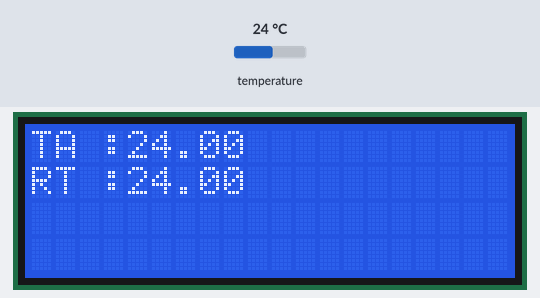
Bench run of a sketch on a simulated ESP8266 (NodeMCU). Parts: 20×4 character LCD. Wiring (inferred from the names in the program): HTU21/Si7021 sensor at I2C address 0x40. The test bench sets the inputs (shaded band); at power-on: temperature 24 °C. WiFi joins after 1.5 s; servers stay silent unless stated; what the sketch prints to the serial monitor is not drawn.

Above: at 2.36 s.
At 63.5 s:
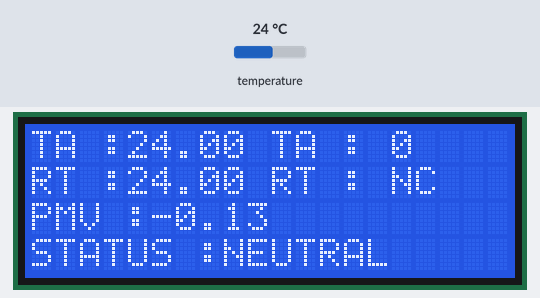

Measured:
- what the display in image 1 shows lasts 60.6 s, from 63.5 s to 124.1 s

The sketch:

fuzzyEngine.ino
```cpp
#include <Fuzzy.h>
#include <FuzzyComposition.h>
#include <FuzzyInput.h>
#include <FuzzyIO.h>
#include <FuzzyOutput.h>
#include <FuzzyRule.h>
#include <FuzzyRuleAntecedent.h>
#include <FuzzyRuleConsequent.h>
#include <FuzzySet.h>
Fuzzy* fuzzy = new Fuzzy();

FuzzySet* airtempCold = new FuzzySet(15, 15, 15, 27.5);
FuzzySet* airtempAverage = new FuzzySet(15, 27.5, 27.5, 40);
FuzzySet* airtempHot = new FuzzySet(27.5, 40, 40, 40);

FuzzySet* radtempCold = new FuzzySet(15, 15, 15, 27.5);
FuzzySet* radtempAverage = new FuzzySet(15, 27.5, 27.5, 40);
FuzzySet* radtempHot = new FuzzySet(27.5, 40, 40, 40);

FuzzySet* cold = new FuzzySet(-3 , -3 , -3 , -2);
FuzzySet* cool = new FuzzySet(-3 , -2 , -2 , -1);
FuzzySet* slightlyCool = new FuzzySet(-2 , -1 , -1 , 0);
FuzzySet* neutral = new FuzzySet(-1 , 0 , 0 , 1);
FuzzySet* slightlyWarm = new FuzzySet(0 , 1 , 1 , 2);
FuzzySet* warm = new FuzzySet(1 , 2 , 2 , 3);
FuzzySet* hot = new FuzzySet(2 , 3 , 3 , 3);

#include <LiquidCrystal_I2C.h>

LiquidCrystal_I2C lcd(0x27, 2, 1, 0, 4, 5, 6, 7, 3, POSITIVE);

#include <SFE_BMP180.h>

SFE_BMP180 pressure;

#include <Wire.h>

const int ADDR =0x40;
int X0,X1;
double X_out;

#include <ESP8266WiFi.h>
#include <WiFiClient.h>
#include "ThingSpeak.h"

const char* ssid = "Nasi Lemak Anak Dara";  // ??
const char* password = "Daus_Gabbar94"; // ??

//const char* ssid = "redmi";  // ??
//const char* password = "071293azizi"; // ??

WiFiClient client;

unsigned long myChannelNumber = 208758;
const char * myWriteAPIKey = "ZU97ZGGT9ICVP4NZ";

void setup()
{
  Serial.begin(9600);

  lcd.begin(20, 4);
  lcd.clear();

  pressure.begin();

  Wire.begin();
  Wire.beginTransmission(ADDR);
  Wire.endTransmission();

  WiFi.begin(ssid, password);

  while (WiFi.status() != WL_CONNECTED)
  {
   delay(500);
  }
  ThingSpeak.begin(client);

  //fuzzy input
  FuzzyInput* airTemperature = new FuzzyInput(1);
  airTemperature->addFuzzySet(airtempCold);
  airTemperature->addFuzzySet(airtempAverage);
  airTemperature->addFuzzySet(airtempHot);
  fuzzy->addFuzzyInput(airTemperature);

  FuzzyInput* radTemperature = new FuzzyInput(2);
  radTemperature->addFuzzySet(radtempCold);
  radTemperature->addFuzzySet(radtempAverage);
  radTemperature->addFuzzySet(radtempHot);
  fuzzy->addFuzzyInput(radTemperature);

  // fuzzy output
  FuzzyOutput* pmvValue = new FuzzyOutput(1);
  FuzzySet* pmvCold = new FuzzySet(-3, -3, -3, -2);
  pmvValue->addFuzzySet(cold);
  FuzzySet* pmvCool = new FuzzySet(-3, -2, -2, -1);
  pmvValue->addFuzzySet(cool);
  FuzzySet* pmvSlightlyCool = new FuzzySet(-2, -1, -1, 0);
  pmvValue->addFuzzySet(slightlyCool);
  FuzzySet* pmvNeutral = new FuzzySet(-1, 0, 0, 1);
  pmvValue->addFuzzySet(neutral);
  FuzzySet* pmvSlightlyWarm = new FuzzySet(0, 1, 1, 2);
  pmvValue->addFuzzySet(slightlyWarm);
  FuzzySet* pmvWarm = new FuzzySet(1, 2, 2, 3);
  pmvValue->addFuzzySet(warm);
  FuzzySet* pmvHot = new FuzzySet(2, 3, 3, 3);
  pmvValue->addFuzzySet(hot);
  fuzzy->addFuzzyOutput(pmvValue);

  //fuzzy rules(1)
  FuzzyRuleAntecedent* AtCold1AndRtCold1 = new FuzzyRuleAntecedent();
  AtCold1AndRtCold1->joinWithAND(airtempCold, radtempCold);
  FuzzyRuleConsequent* pmvCool1 = new FuzzyRuleConsequent();
  pmvCool1->addOutput(cool);

  FuzzyRule* rule1 = new FuzzyRule(1, AtCold1AndRtCold1, pmvCool1);
  fuzzy->addFuzzyRule(rule1);

  //fuzzy rules(2)
  FuzzyRuleAntecedent* AtCold2AndRtAverage1 = new FuzzyRuleAntecedent();
  AtCold2AndRtAverage1->joinWithAND(airtempCold, radtempAverage);
  FuzzyRuleConsequent* pmvSlightlyCool1 = new FuzzyRuleConsequent();
  pmvSlightlyCool1->addOutput(slightlyCool);

  FuzzyRule* rule2 = new FuzzyRule(2, AtCold2AndRtAverage1, pmvSlightlyCool1);
  fuzzy->addFuzzyRule(rule2);

  //fuzzy rules(3)
  FuzzyRuleAntecedent* AtCold3AndRtHot1 = new FuzzyRuleAntecedent();
  AtCold3AndRtHot1->joinWithAND(airtempCold, radtempHot);
  FuzzyRuleConsequent* pmvNeutral1 = new FuzzyRuleConsequent();
  pmvNeutral1->addOutput(neutral);

  FuzzyRule* rule3 = new FuzzyRule(3, AtCold3AndRtHot1, pmvNeutral1);
  fuzzy->addFuzzyRule(rule3);

  //fuzzy rules(4)
  FuzzyRuleAntecedent* AtAverage1AndRtCold2 = new FuzzyRuleAntecedent();
  AtAverage1AndRtCold2->joinWithAND(airtempAverage, radtempCold);
  FuzzyRuleConsequent* pmvNeutral2 = new FuzzyRuleConsequent();
  pmvNeutral2->addOutput(neutral);

  FuzzyRule* rule4 = new FuzzyRule(4, AtAverage1AndRtCold2, pmvNeutral2);
  fuzzy->addFuzzyRule(rule4);

  //fuzzy rules(5)
  FuzzyRuleAntecedent* AtAverage2AndRtAverage2 = new FuzzyRuleAntecedent();
  AtAverage2AndRtAverage2->joinWithAND(airtempAverage, radtempAverage);
  FuzzyRuleConsequent* pmvSlightlyWarm1 = new FuzzyRuleConsequent();
  pmvSlightlyWarm1->addOutput(slightlyWarm);

  FuzzyRule* rule5 = new FuzzyRule(5, AtAverage2AndRtAverage2, pmvSlightlyWarm1);
  fuzzy->addFuzzyRule(rule5);

  //fuzzy rules(6)
  FuzzyRuleAntecedent* AtAverage3AndRtHot2 = new FuzzyRuleAntecedent();
  AtAverage3AndRtHot2->joinWithAND(airtempAverage, radtempHot);
  FuzzyRuleConsequent* pmvWarm1 = new FuzzyRuleConsequent();
  pmvWarm1->addOutput(warm);

  FuzzyRule* rule6 = new FuzzyRule(6, AtAverage3AndRtHot2, pmvWarm1);
  fuzzy->addFuzzyRule(rule6);

  //fuzzy rules(7)
  FuzzyRuleAntecedent* AtHot1AndRtCold3 = new FuzzyRuleAntecedent();
  AtHot1AndRtCold3->joinWithAND(airtempHot, radtempCold);
  FuzzyRuleConsequent* pmvSlightlyWarm2 = new FuzzyRuleConsequent();
  pmvSlightlyWarm2->addOutput(slightlyWarm);

  FuzzyRule* rule7 = new FuzzyRule(7, AtHot1AndRtCold3, pmvSlightlyWarm2);
  fuzzy->addFuzzyRule(rule7);

  //fuzzy rules(8)
  FuzzyRuleAntecedent* AtHot2AndRtAverage3 = new FuzzyRuleAntecedent();
  AtHot2AndRtAverage3->joinWithAND(airtempHot, radtempAverage);
  FuzzyRuleConsequent* pmvWarm2 = new FuzzyRuleConsequent();
  pmvWarm2->addOutput(warm);

  FuzzyRule* rule8 = new FuzzyRule(8, AtHot2AndRtAverage3, pmvWarm2);
  fuzzy->addFuzzyRule(rule8);

  //fuzzy rules(9)
  FuzzyRuleAntecedent* AtHot3AndRtHot3 = new FuzzyRuleAntecedent();
  AtHot3AndRtHot3->joinWithAND(airtempHot, radtempHot);
  FuzzyRuleConsequent* pmvHot1 = new FuzzyRuleConsequent();
  pmvHot1->addOutput(hot);

  FuzzyRule* rule9 = new FuzzyRule(9, AtHot3AndRtHot3, pmvHot1);
  fuzzy->addFuzzyRule(rule9);
}

void loop()
{
  char status;
  double T,radTemp;

  Wire.beginTransmission(ADDR);

  // Send temperature measurement command
  // SI7021
  // SCL D1 ,  SDA D2
  Wire.write(0xE3);
  Wire.endTransmission();

  delay(500);

  // Request 2 bytes of data
  Wire.requestFrom(ADDR,2);

  if(Wire.available() <= 2)
  {
   X0 = Wire.read();
   X1 = Wire.read();
   X0 = X0<<8;
   X_out = X0+X1;
  }

  // Convert the data

  float celsTemp = ((175.72 * X_out) / 65536.0) - 46.85;

  status = pressure.startTemperature();
  if (status != 0)
  {
    // SDA D2
    // SCl D1

    // green wire 3.3V
    // blue wire GND
    // silver wire D2
    // purple wire D1

    // Wait for the measurement to complete:

    delay(status);

    // Retrieve the completed temperature measurement:
    // Note that the measurement is stored in the variable T.
    // Use '&T' to provide the address of T to the function.
    // Function returns 1 if successful, 0 if failure.

    status = pressure.getTemperature(T);
    if (status != 0)
    {
      radTemp = T;
     // Start a pressure measurement:
     // The parameter is the oversampling setting, from 0 to 3 (highest res, longest wait).
     // If request is successful, the number of ms to wait is returned.
     // If request is unsuccessful, 0 is returned.
    }
  }

  float TA = celsTemp;
  float RT = radTemp;
  float RH = 60;
  float AV = 0.1;
  float MR = 1;
  float CI = 1;

  fuzzy->setInput(1, TA);
  fuzzy->setInput(2, RT);

  Serial.println("      ");
  Serial.print("Air Temperature: ");
  Serial.println(TA);
  Serial.print("Radiant Temperature: ");
  Serial.println(RT);
  Serial.print("Relative Humidity: ");
  Serial.println(RH);
  Serial.print("Air Velocity: ");
  Serial.println(AV);
  Serial.print("Metabolic Rate: ");
  Serial.println(MR);
  Serial.print("Clothing Insulation: ");
  Serial.println(CI);

  fuzzy->fuzzify();

  lcd.clear();
  lcd.setCursor(0,0);
  lcd.print("TA :");
  lcd.print(TA);

  lcd.setCursor(0,1);
  lcd.print("RT :");
  lcd.print(RT);

  float PMV = fuzzy->defuzzify(1);

  Serial.print("Pmv Value: ");
  Serial.println(PMV);

  ThingSpeak.setField(1,TA);
  ThingSpeak.setField(2,RT);
  ThingSpeak.setField(3,PMV);
  ThingSpeak.writeFields(myChannelNumber, myWriteAPIKey);

  lcd.setCursor(0,2);
  lcd.print("PMV :");
  lcd.print(PMV);

  if (PMV <= -2.5) {
    Serial.println("Pmv Condition : COLD");
    Serial.println("TA : +3");
    Serial.println("RT : Open");
    lcd.setCursor(0,3);
    lcd.print("STAT: COLD");
    lcd.setCursor(10,0);
    lcd.print("TA: +3");
    lcd.setCursor(10,1);
    lcd.print("RT: Open");
  }
  else if (PMV <= -1.5) {
    Serial.println("Pmv Condition: COOL");
    Serial.println("TA : +2");
    Serial.println("RT : Open");
    lcd.setCursor(0,3);
    lcd.print("STAT: COOL");
    lcd.setCursor(10,0);
    lcd.print("TA: +2");
    lcd.setCursor(10,1);
    lcd.print("RT: Open");
  }
  else if (PMV <= -0.5) {
    Serial.println("Pmv Condition: SLIGHTLY COOL");
    Serial.println("TA : +1");
    Serial.println("RT : Open");
    lcd.setCursor(0,3);
    lcd.print("STAT: SLIGHTLY COOL");
    lcd.setCursor(10,0);
    lcd.print("TA: +1");
    lcd.setCursor(10,1);
    lcd.print("RT: Open");
  }
  else if (PMV > -0.5 && PMV < 0.5) {
    Serial.println("Pmv Condition: NEUTRAL");
    Serial.println("TA : 0");
    Serial.println("RT : Maintain");
    lcd.setCursor(0,3);
    lcd.print("STATUS :NEUTRAL");
    lcd.setCursor(10,0);
    lcd.print("TA : 0");
    lcd.setCursor(10,1);
    lcd.print("RT : NC");
  }
  else if (PMV >= 0.5 && PMV < 1.5) {
    Serial.println("Pmv Condition: SLIGHTLY WARM");
    Serial.println("TA : -1");
    Serial.println("RT : Close");
    lcd.setCursor(0,3);
    lcd.print("STAT: SLIGHTLY WARM");
    lcd.setCursor(10,0);
    lcd.print("TA: -1");
    lcd.setCursor(10,1);
    lcd.print("RT: Close");
  }
  else if (PMV >= 1.5 && PMV < 2.5) {
    Serial.println("Pmv Condition: WARM");
    Serial.println("TA : -2");
    Serial.println("RT : Close");
    lcd.setCursor(0,3);
    lcd.print("STAT: WARM");
    lcd.setCursor(10,0);
    lcd.print("TA: -2");
    lcd.setCursor(10,1);
    lcd.print("RT: Close");
  }
  else if (PMV >= 2.5) {
    Serial.println("Pmv Condition: HOT");
    Serial.println("TA : -3");
    Serial.println("RT : Close");
    lcd.setCursor(0,3);
    lcd.print("STAT: HOT");
    lcd.setCursor(10,0);
    lcd.print("TA: -3");
    lcd.setCursor(10,1);
    lcd.print("RT: Close");
  }
  Serial.println(" ");
  delay(60000);
}
```
